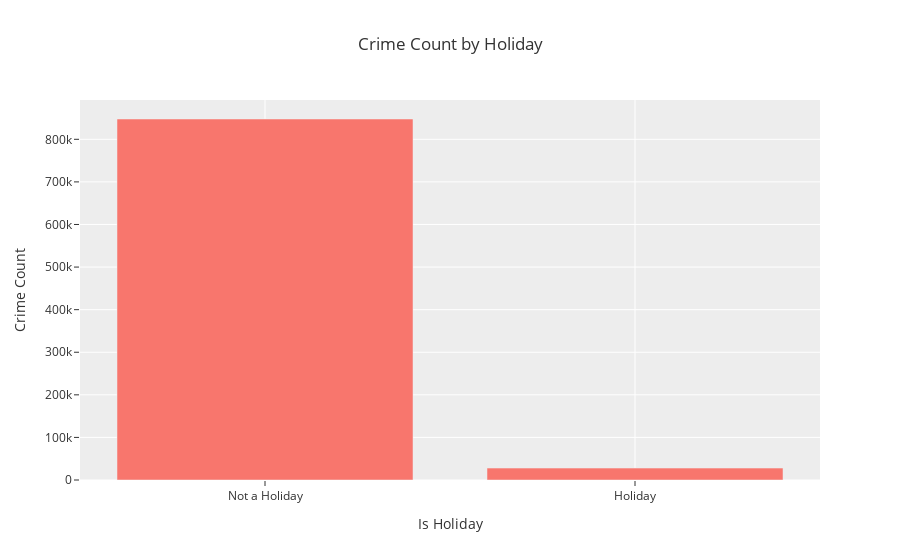

Notebook code for this chart:
### Code cell
crime_count_by_holiday = sf_crime_data.groupby('is_holiday').size().reset_index(name='Crime Count')

fig = px.bar(crime_count_by_holiday, x='is_holiday', y='Crime Count',
             labels={'is_holiday': 'Is Holiday', 'Crime Count': 'Crime Count'},
             title='Crime Count by Holiday')

fig.update_layout(
    xaxis=dict(
        tickmode='array',
        tickvals=[0, 1],
        ticktext=['Not a Holiday', 'Holiday']
    )
)

fig.show()

### Figure 1 — Plotly figure (JSON) as saved in the notebook; plotly's stock layout.template omitted (floating-point values rounded to 4 significant figures)
{"data": [{"alignmentgroup": "True", "hovertemplate": "Is Holiday=%{x}<br>Crime Count=%{y}<extra></extra>", "legendgroup": "", "marker": {"color": "#F8766D", "pattern": {"shape": ""}}, "name": "", "offsetgroup": "", "orientation": "v", "showlegend": false, "textposition": "auto", "type": "bar", "x": [0, 1], "xaxis": "x", "y": [847693, 27966], "yaxis": "y"}], "layout": {"barmode": "relative", "legend": {"tracegroupgap": 0}, "title": {"text": "Crime Count by Holiday"}, "xaxis": {"anchor": "y", "domain": [0, 1], "tickmode": "array", "ticktext": ["Not a Holiday", "Holiday"], "tickvals": [0, 1], "title": {"text": "Is Holiday"}}, "yaxis": {"anchor": "x", "domain": [0, 1], "title": {"text": "Crime Count"}}}}
